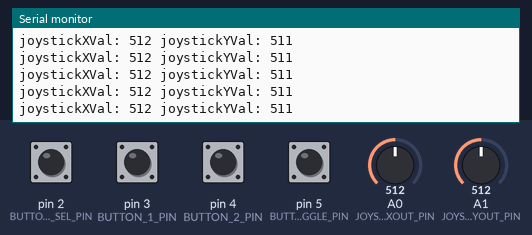
This sketch was run on a simulated Arduino Leonardo, built with avr-gcc and run on an emulated ATmega32U4. Parts: the last lines printed to the serial monitor. The test bench sets the inputs (shaded band); at power-on: pin 2 (BUTTON_JOYSTICK_SEL_PIN), pin 3 (BUTTON_1_PIN), pin 4 (BUTTON_2_PIN), pin 5 (BUTTON_MOUSE_TOGGLE_PIN) HIGH, A0 (JOYSTICK_XOUT_PIN) = 512, A1 (JOYSTICK_YOUT_PIN) = 512. USB keyboard and mouse output is not drawn.

Above: at 1.2 s.
1.3 s: pin 2 (BUTTON_JOYSTICK_SEL_PIN) pulled LOW for 0.15 s
At 1.35 s:
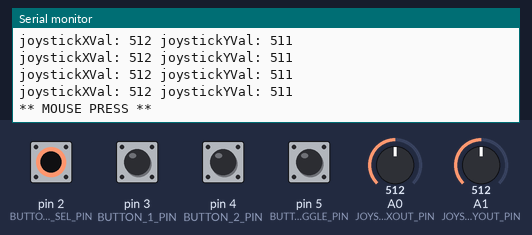
2.9 s: pin 3 (BUTTON_1_PIN) pulled LOW for 0.15 s
At 2.95 s:
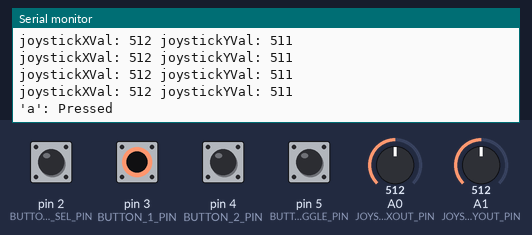
4.5 s: pin 4 (BUTTON_2_PIN) pulled LOW for 0.15 s
At 4.55 s:
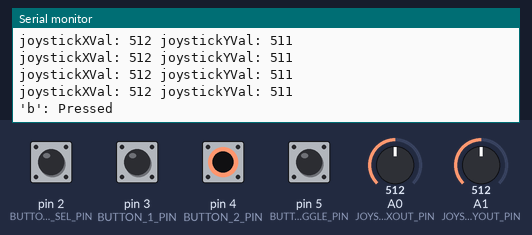

Measured:
- after the input at 1.3 s, the serial monitor: prints a new line at once (image 1)
- after the input at 2.9 s, the serial monitor: prints a new line at once (image 2)
- after the input at 4.5 s, the serial monitor: prints a new line at once (image 3)

The sketch:

2Button2AxisJoystick.ino
```cpp
/* Converts analog input on A0 and A1 to control the x and y movements of the mouse
 * Uses digital input on pins 2, 3, and 4 for mouse press and two controllable
 * keyboard presses (currently assigned to the key 'a' and 'b' respectively to
 * mimic the original NES8 controllers).
 *
 * The last digital input on pin 5 is used to toggle through three joystick states:
 *   1. OFF: the joystick is off and does not control the mouse
 *   2. MOUSE: the joystick is used to control the mouse
 *   3. KEYBOARD: the joystick is used to control UP, DOWN, LEFT, and RIGHT arrow keys
 *
 * Originally written for the Adafruit 2-Axis Joystick (https://www.adafruit.com/product/512)
 * with the select button (press down on joystick for select) but should work with any other analog
 * inputs tied to A0 and A1 to control the x and y movements of the mouse, respectively.
 *
 * This sketch will work with any 32u4- or SAMD-based boards like the Arduino
 * Leondardo, Esplora, Zero, Due, which can appear as a native mouse and/or keyboard
 * when connected to the computer via USB.
 *
 * References
 *  - https://www.arduino.cc/en/Reference.MouseKeyboard
 *  - https://www.arduino.cc/reference/en/language/functions/usb/keyboard/keyboardpress/
 *  - https://www.arduino.cc/en/Reference/KeyboardModifiers
 *
 * By Jon Froehlich
 * @jonfroehlich
 * http://makeabilitylab.io
 */
#include <Keyboard.h> // https://www.arduino.cc/reference/en/language/functions/usb/keyboard/
#include <Mouse.h> // https://www.arduino.cc/reference/en/language/functions/usb/mouse/

// Digital in pins
const int BUTTON_JOYSTICK_SEL_PIN = 2;
const int BUTTON_1_PIN = 3;
const int BUTTON_2_PIN = 4;
const int BUTTON_MOUSE_TOGGLE_PIN = 5;

// Analog in pins
const int JOYSTICK_XOUT_PIN = A0;
const int JOYSTICK_YOUT_PIN = A1;

// The joysticks orientation with respect to the user
// We need this because sometimes we have to place a joystick
// upside down, etc. in our designs
enum JoystickYDirection {
  UP,
  RIGHT,
  DOWN,
  LEFT
};

enum JoystickYDirection joystickYDir = RIGHT;

// The joystick can be off or can control the mouse or keyboard
// For the keyboard, the UP movement on the joystick is mapped to the
// UP ARROW on keyboard, the RIGHT movement on the joystick is mapped
// to the RIGHT ARROW on the keyboard, etc.
enum JoystickMode{
  OFF,
  MOUSE,
  KEYBOARD
};

enum JoystickMode joystickMode = OFF;

const int MAX_ANALOG_VAL = 1023;
const int JOYSTICK_CENTER_VALUE = int(MAX_ANALOG_VAL / 2);
const int JOYSTICK_MOVEMENT_THRESHOLD = 10;

// Sets the overall mouse sensitivity based on joystick movement
// a higher value will move the mouse more with joystick movement
const int MAX_MOUSE_MOVE_VAL = 30;

boolean isButton1Pressed = false;
const char button1Char = 'a';

boolean isButton2Pressed = false;
const char button2Char = 'b';

boolean isJoystickSelPressed = false;
int prevJoystickSelPressedVal = HIGH;

boolean isMouseActive = false;
int prevButtonMouseToggleVal = HIGH;

boolean isUpKeyPressed = false;
boolean isRightKeyPressed = false;
boolean isDownKeyPressed = false;
boolean isLeftKeyPressed = false;

void setup() {
  pinMode(BUTTON_JOYSTICK_SEL_PIN, INPUT_PULLUP);
  pinMode(BUTTON_1_PIN, INPUT_PULLUP);
  pinMode(BUTTON_2_PIN, INPUT_PULLUP);
  pinMode(BUTTON_MOUSE_TOGGLE_PIN, INPUT_PULLUP);

  // Turn on serial for debugging
  Serial.begin(9600);

  // Activate mouse and keyboard
  Keyboard.begin();
  activateMouse(true);
}

void activateMouse(boolean turnMouseOn){
  if(turnMouseOn){
    Serial.println("*** Activating mouse! ***");
    Mouse.begin();
  }else{
    Serial.println("*** Deactivating mouse! ***");
    isMouseActive = false;
    Mouse.end();
  }

  isMouseActive = turnMouseOn;
}

JoystickMode getNextJoystickMode(){
  switch(joystickMode){
    case OFF:
      Serial.println("** Switching joystick to control MOUSE **");
      return MOUSE;
    case MOUSE:
      Serial.println("** Switching joystick to control KEYBOARD **");
      return KEYBOARD;
    default:
      Serial.println("** Switching joystick to OFF **");
      return OFF;
  }
}

void loop() {
  int buttonJoystickSelVal = digitalRead(BUTTON_JOYSTICK_SEL_PIN);
  int buttonMouseToggleVal = digitalRead(BUTTON_MOUSE_TOGGLE_PIN);

  // Check to see if we should activate the mouse
  if(buttonMouseToggleVal != prevButtonMouseToggleVal){
    if(buttonMouseToggleVal == LOW){
      joystickMode = getNextJoystickMode();
    }
  }

  /** HANDLE JOYSTICK INPUT **/
  int joystickXVal = analogRead(JOYSTICK_XOUT_PIN);
  int joystickYVal = analogRead(JOYSTICK_YOUT_PIN);

  // If hooked up on the breadboard, we often have to
  // install the joystick in a different orientation than
  // with the Y up direction facing up. The code below
  // handles the different orientations
  if(joystickYDir == RIGHT){
    int tmpX = joystickXVal;
    joystickXVal = joystickYVal;
    joystickYVal = MAX_ANALOG_VAL - tmpX;
  }else if(joystickYDir == DOWN){
    joystickYVal = MAX_ANALOG_VAL - joystickYVal;
    joystickXVal = MAX_ANALOG_VAL - joystickXVal;
  }else if(joystickYDir == LEFT){
    int tmpX = joystickXVal;
    joystickXVal = MAX_ANALOG_VAL - joystickYVal;
    joystickYVal = tmpX;
  }

  Serial.print("joystickXVal: ");
  Serial.print(joystickXVal);
  Serial.print(" joystickYVal: ");
  Serial.println(joystickYVal);

  // Check to see if the joystick position has moved a certain
  // threshold amount beyond its center point for each axis
  // If so, calculate the movement values respectively
  int yDistFromCenter = joystickYVal - JOYSTICK_CENTER_VALUE;
  int xDistFromCenter = joystickXVal - JOYSTICK_CENTER_VALUE;
  int yMouse = 0, xMouse = 0;
  if(abs(yDistFromCenter) > JOYSTICK_MOVEMENT_THRESHOLD){
    yMouse = map(joystickYVal, 0, MAX_ANALOG_VAL, MAX_MOUSE_MOVE_VAL, -MAX_MOUSE_MOVE_VAL);
  }

  if(abs(xDistFromCenter) > JOYSTICK_MOVEMENT_THRESHOLD){
    xMouse = map(joystickXVal, 0, MAX_ANALOG_VAL, -MAX_MOUSE_MOVE_VAL, MAX_MOUSE_MOVE_VAL);
  }

  if(joystickMode == MOUSE){
    Mouse.move(xMouse, yMouse, 0);
  }else if(joystickMode == KEYBOARD){
    // If we're here, we want to convert the joystick position
    // as keyboard input. So, moving up on the joystick, will
    // send an UP ARROW key to the computer. Moving left
    // on the joystick, will send a LEFT ARROW key, etc.
    if(xMouse < 0 && isLeftKeyPressed == false){
      Keyboard.press(KEY_LEFT_ARROW);
      isLeftKeyPressed = true;
    }else if(xMouse >= 0 && isLeftKeyPressed == true){
      Keyboard.release(KEY_LEFT_ARROW);
      isLeftKeyPressed = false;
    }

    if(xMouse > 0 && isRightKeyPressed == false){
      Keyboard.press(KEY_RIGHT_ARROW);
      isRightKeyPressed = true;
    }else if(xMouse <= 0 && isRightKeyPressed == true){
      Keyboard.release(KEY_RIGHT_ARROW);
      isRightKeyPressed = false;
    }

    if(yMouse < 0 && isUpKeyPressed == false){
      Keyboard.press(KEY_UP_ARROW);
      isUpKeyPressed = true;
    }else if(yMouse >= 0 && isUpKeyPressed == true){
      Keyboard.release(KEY_UP_ARROW);
      isUpKeyPressed = false;
    }

    if(yMouse > 0 && isDownKeyPressed == false){
      Keyboard.press(KEY_DOWN_ARROW);
      isDownKeyPressed = true;
    }else if(yMouse <= 0 && isDownKeyPressed == true){
      Keyboard.release(KEY_DOWN_ARROW);
      isDownKeyPressed = false;
    }
  }

  // Handle the joystick press as a mouse press
  if(prevJoystickSelPressedVal != buttonJoystickSelVal){
    if(buttonJoystickSelVal == LOW){
      Mouse.press();
      Serial.println("** MOUSE PRESS **");
    }else if(buttonJoystickSelVal == HIGH){
      Mouse.release();
      Serial.println("** MOUSE RELEASE **");
    }
  }

  /** HANDLE BUTTON INPUT AS KEYBOARD **/
  int button1Val = digitalRead(BUTTON_1_PIN);
  int button2Val = digitalRead(BUTTON_2_PIN);
  int numButtonsPressed = 0;

  // List of non-alphanumerica keys:
  //  - https://www.arduino.cc/en/Reference/KeyboardModifiers
  if(button1Val == LOW){
    isButton1Pressed = true;
    Keyboard.press(button1Char);
    Serial.print("'");
    Serial.print(button1Char);
    Serial.print("': Pressed\t");
    numButtonsPressed++;
  }else if(isButton1Pressed == true && button1Val == HIGH){
    Keyboard.release(button1Char);
    isButton1Pressed = false;
  }

  if(button2Val == LOW){
    isButton2Pressed = true;
    Serial.print("'");
    Serial.print(button2Char);
    Serial.print("': Pressed\t");
    numButtonsPressed++;
  }else if(isButton2Pressed == true && button2Val == HIGH){
    Keyboard.release(button2Char);
    isButton2Pressed = false;
  }

  delay(50);

  if(numButtonsPressed > 0){
    Serial.println();
  }

  prevButtonMouseToggleVal = buttonMouseToggleVal;
  prevJoystickSelPressedVal = buttonJoystickSelVal;

}
```
